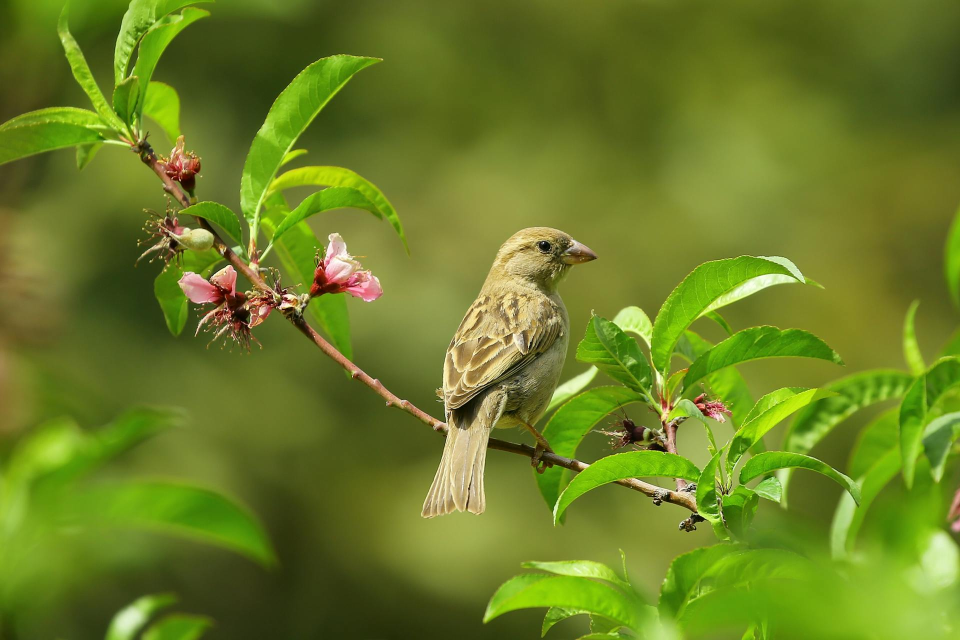
#> input picture bird.jpg, 1920 x 1280 px, given in place of the camera (shown at 1/2 size)
$ python '17. Color_Detection_Project.py'
#> lines starting #> are read from the running program, lines starting #| are printed output that depends on the picture; after the words box and inside, x2 and y2 are one past the last pixel; in counts of white or black regions, pixels touching at a corner belong together
"""
Real-Time Color Detection

Topics Covered:
1. HSV Trackbars for live color selection
2. Mask creation
3. Bitwise operations
4. Live color detection on webcam feed

This is your first mini-project using OpenCV.
"""

import cv2
import numpy as np

# -------------------------------
# 1. Create Trackbars Window
# -------------------------------
def nothing(x):
    pass

cv2.namedWindow("Trackbars")

# Create trackbars for HSV min/max values
cv2.createTrackbar("H Min", "Trackbars", 0, 179, nothing)
#> slider 'H Min' is set to 35
cv2.createTrackbar("H Max", "Trackbars", 179, 179, nothing)
cv2.createTrackbar("S Min", "Trackbars", 0, 255, nothing)
#> slider 'S Min' is set to 51
cv2.createTrackbar("S Max", "Trackbars", 255, 255, nothing)
cv2.createTrackbar("V Min", "Trackbars", 0, 255, nothing)
#> slider 'V Min' is set to 51
cv2.createTrackbar("V Max", "Trackbars", 255, 255, nothing)

# -------------------------------
# 2. Access Webcam
# -------------------------------
cap = cv2.VideoCapture(0)

if not cap.isOpened():
    print("Error: Cannot access webcam")
    exit()

# -------------------------------
# 3. Real-Time Processing Loop
# -------------------------------
while True:
    ret, frame = cap.read()
#> frame is the input picture: shape (1280, 1920, 3); mean B, G, R 36.2, 125.4, 106.2
    if not ret:
        print("Failed to grab frame")
        break

    # Resize frame for faster processing
    frame = cv2.resize(frame, (720, 500))
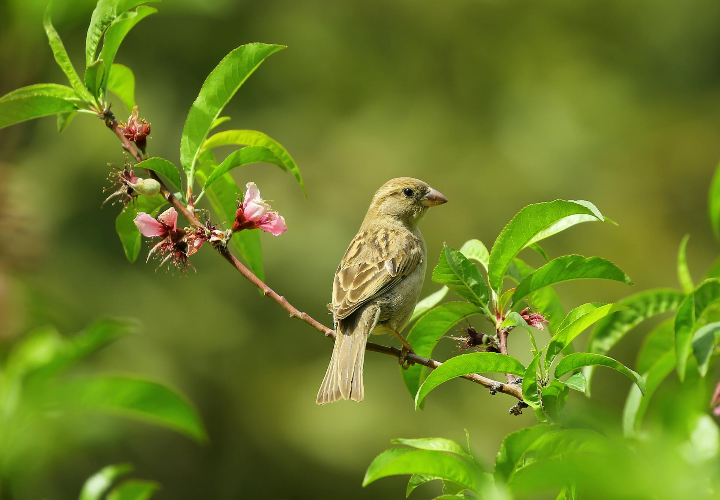
#> frame: shape (500, 720, 3); mean B, G, R 36.2, 125.3, 106.1

    # Convert BGR to HSV
    hsv = cv2.cvtColor(frame, cv2.COLOR_BGR2HSV)
#> hsv: shape (500, 720, 3); mean H, S, V 35.8, 184.4, 127.2

    # Get trackbar positions
    h_min = cv2.getTrackbarPos("H Min", "Trackbars")
    h_max = cv2.getTrackbarPos("H Max", "Trackbars")
    s_min = cv2.getTrackbarPos("S Min", "Trackbars")
    s_max = cv2.getTrackbarPos("S Max", "Trackbars")
    v_min = cv2.getTrackbarPos("V Min", "Trackbars")
    v_max = cv2.getTrackbarPos("V Max", "Trackbars")

    # Define HSV range
    lower = np.array([h_min, s_min, v_min])
    upper = np.array([h_max, s_max, v_max])

    # Create mask
    mask = cv2.inRange(hsv, lower, upper)
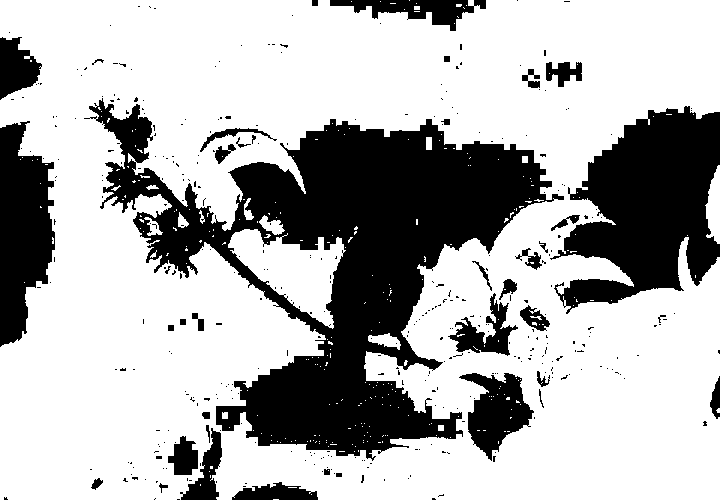
#> mask: shape (500, 720); 69.9% white; 385 black regions (346 under 20 px), largest, box (x1, y1, x2, y2) and area: (84, 98, 564, 461) 62257, (550, 106, 720, 314) 21026, (0, 121, 55, 347) 8634

    # Bitwise-AND mask and original image
    result = cv2.bitwise_and(frame, frame, mask=mask)
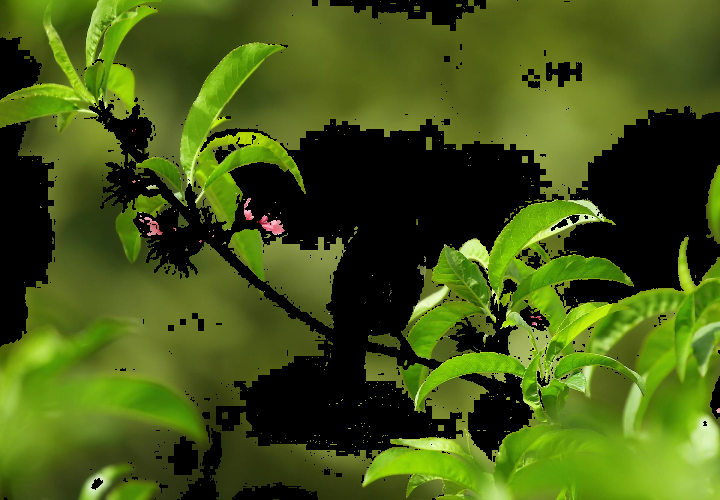
#> result: shape (500, 720, 3); mean B, G, R 20.2, 87.6, 68.4

    # Display
    cv2.imshow("Original", frame)
    cv2.imshow("Mask", mask)
    cv2.imshow("Detected Color", result)

    # Exit on 'q'
    if cv2.waitKey(1) & 0xFF == ord('q'):
#> (key q is pressed here)
        break

    # Exit if any window closed manually
    if cv2.getWindowProperty("Original", cv2.WND_PROP_VISIBLE) < 1:
        break

# -------------------------------
# 4. Release resources
# -------------------------------
cap.release()
cv2.destroyAllWindows()

$ run again, on macaw.jpg
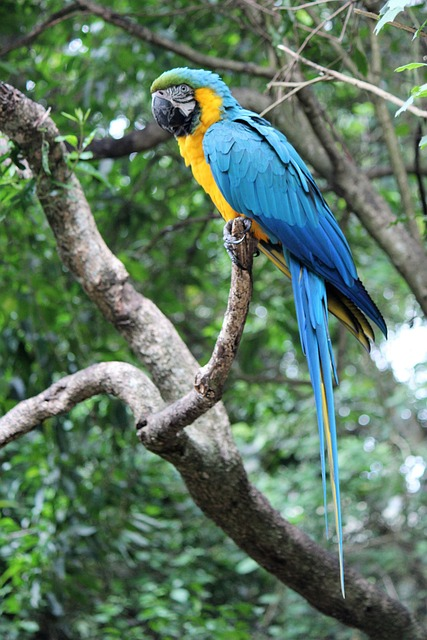
#> input picture macaw.jpg, 427 x 640 px, given in place of the camera
#> frame is the input picture: shape (640, 427, 3); mean B, G, R 99.6, 119.3, 93.6
#> frame: shape (500, 720, 3)
#> hsv: shape (500, 720, 3); mean H, S, V 63.2, 80.1, 124.3
#> `mask = cv2.inRange(hsv, lower, upper)`:
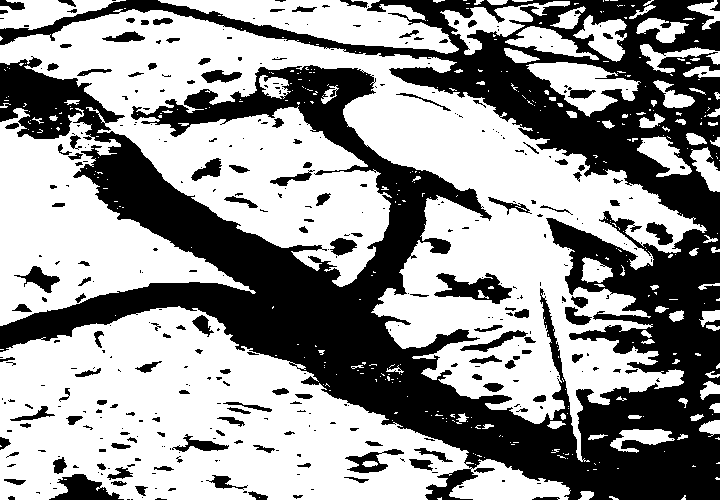
#> mask: shape (500, 720); 59% white; 390 black regions (246 under 20 px), largest, box (x1, y1, x2, y2) and area: (0, 0, 720, 500) 131872, (434, 273, 512, 304) 1230, (49, 474, 124, 500) 1032
#> `result = cv2.bitwise_and(frame, frame, mask=mask)`:
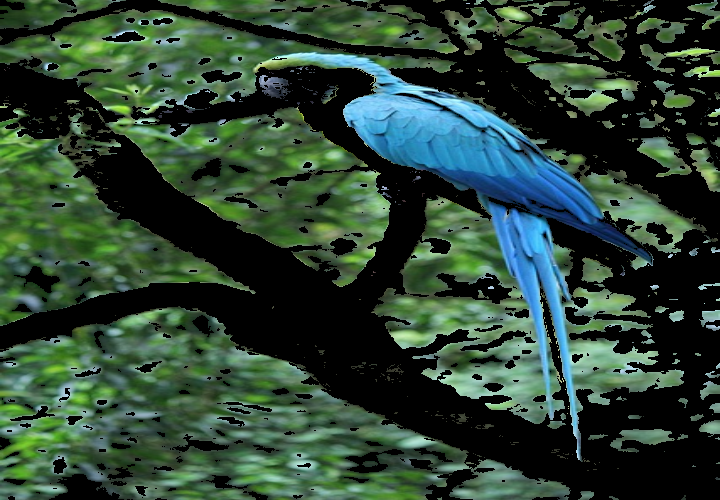
#> result: shape (500, 720, 3); mean B, G, R 53.6, 69.1, 45.5
